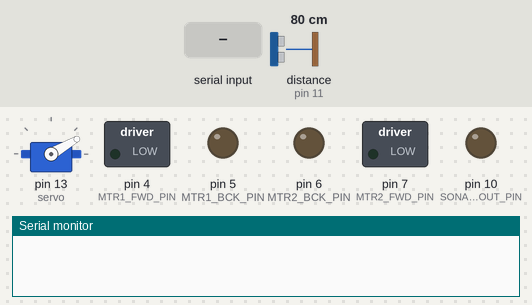
This sketch was run on a simulated Arduino Uno, built with avr-gcc and run on an emulated ATmega328P. On the bench: servo, switched loads named in the sketch (green lamp = pin HIGH), output pins drawn as LEDs (lit = HIGH), the last lines printed to the serial monitor. Dashed ring = blinking. The inputs (shaded band) are chosen by the test bench; at power-on: distance to the obstacle (sensor on pin 11) 80 cm. The echo pulse lasts 58.3 µs per cm.

Above: at 1.2 s.
1.3 s: "D" received over Serial
At 3.9 s:
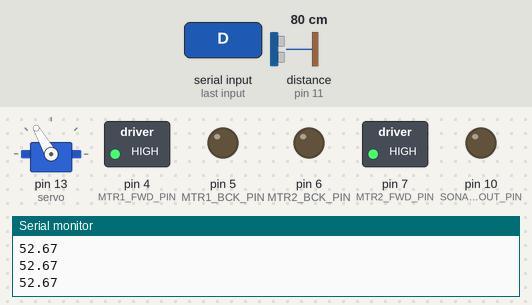
7.3 s: distance to the obstacle (sensor on pin 11) set to 2 cm
At 9.7 s:
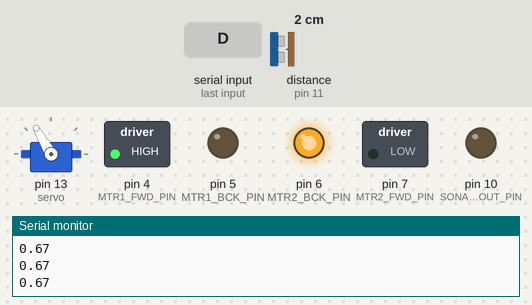
10.3 s: distance to the obstacle (sensor on pin 11) set to 9 cm
At 13.18 s:
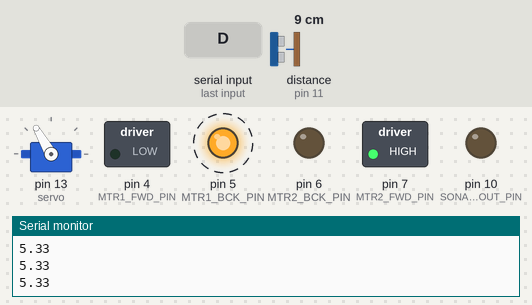
13.3 s: "C" received over Serial
At 16.0 s:
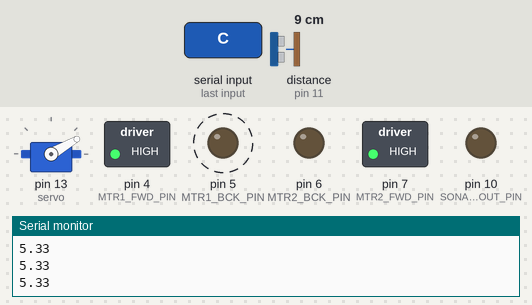
16.3 s: "2" received over Serial
At 17.5 s:
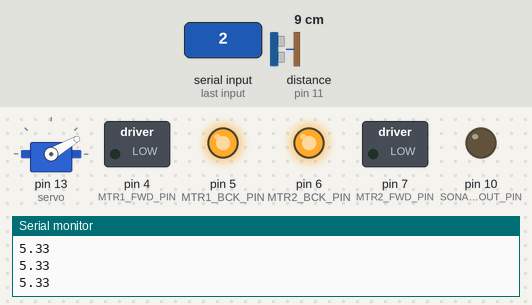
17.8 s: "4" received over Serial
At 18.7 s:
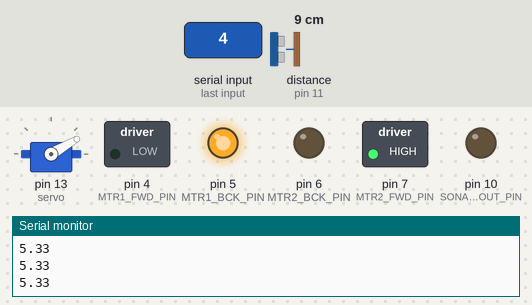
Timing chart, 0 to 20.3 s (numbered marks = the images above; inputs shaded):
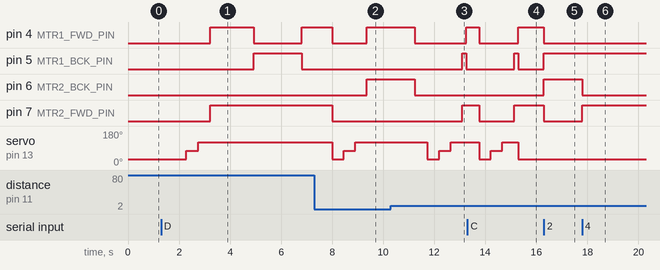

The sketch:

Rover.ino
```cpp
#include <Servo.h>

// Set up definitions for each pin
#define MTR1_FWD_PIN 4
#define MTR1_BCK_PIN 5
#define MTR2_FWD_PIN 7
#define MTR2_BCK_PIN 6
#define SONAR_IN_PIN 11
#define SONAR_OUT_PIN 10

// Constants (fine tune these as needed)
#define SERVO_MOVE_TIME 350           // The time in miliseconds we should wait for the servo to move before progressing
#define TURN_TIME 1870                // The time in miliseconds we should turn for the rover to turn 90 degrees
#define SERVO_FORWARDS_ANGLE 30      // The angle to write to the servo to make it point forwards
#define SERVO_DIAG_ANGLE 75
#define SERVO_LEFT_ANGLE 120           // The angle to write to the servo to make it point left
#define MINIMUM_DISTANCE_CLEAR 13.0   // The minimum distance in cm we should see when looking for a clear route
#define FORWARDS_STOP_DISTANCE  4.0    // The distance to the wall in front of us when we should stop
#define FORWARDS_START_CHECKING_DISTANCE 7.0 // The distance from the front wall where we just keep checking forwards to make sure we don't crash
#define TURN_LEFT_DELAY 1700         // After we detect a passage to the left we should wait this many milisecods so we're aligned and don't clip the corner
#define TURN_RIGHT_DELAY 100          // NOT USED
#define FORWARDS_AFTER_LEFT_TURN_TIME 700 // After we make a left tuurn, just go forwards for this long before resuming the navigate loop
#define DISTANCE_TO_WALL 4.0          // The distance we will try to remain next to the left wall
#define DISTANCE_TO_WALL_TURN_TIME 160 // The time we turn for when we are not aligned with wall
#define REALIGN_EVERY 0               // How many iterations of navigate() we realign with the left wall yu know what i mean

Servo servo;
int servoPosition = 1;  // If true, the ultrasound is facing forwards. If false, facing left.
char data = 0;
bool autonomous = false; // If true, robot is operating in autirnonmousa mode
int realignmentLoop = 0;
bool alignmentFunctionEnabled = true;
bool atAngle = false;


void setup() {
  // Set appropriate pin modes:
  pinMode(MTR1_FWD_PIN, OUTPUT);
  pinMode(MTR1_BCK_PIN, OUTPUT);
  pinMode(MTR2_FWD_PIN, OUTPUT);
  pinMode(MTR2_BCK_PIN, OUTPUT);
  pinMode(SONAR_OUT_PIN, OUTPUT);
  pinMode(SONAR_IN_PIN, INPUT);
  servo.attach(13);
  servo.write(SERVO_FORWARDS_ANGLE);

  // Start the bluetooth serial connection
  Serial.begin(9600);
}


void loop() {

  if(Serial.available() > 0){
    data = Serial.read();

    if(data == 'D'){ // auto mode on or off
      autonomous = true;
    }
    if(data == 'C'){
      autonomous = false;
      servo.write(SERVO_FORWARDS_ANGLE);
    }

  } //end of serial available scope


  if (autonomous){
    navigate();
  }else{
    manual();
  }

}

void manual(){ // handles manual control behaviour

  if (data == '0'){
    stopMotors();
  }else if (data == '8'){
    float forwardsDistance = getForwardsDistance();
    if (forwardsDistance > FORWARDS_STOP_DISTANCE and forwardsDistance != 0.0){
      forwards();
    }else{
      stopMotors();
    }
  }else if (data == '2'){
    backwards();
  }else if (data == '4'){
    turn(true);
  }else if (data == '6'){
    turn(false);
  }else if (data == 'E'){
    alignmentFunctionEnabled = !alignmentFunctionEnabled;
  }
}

void navigate(){  // Autonomously navigates the maze. This function should be called as quickly as possible


  delay(500);
  // getForwardDistance is called first because we don't want to run into a wall straight away after turning right.
  stopMotors();
  float forwardsDistTemp = getForwardsDistance();
  float diagDistTemp = getDiagDistance();
  float leftDistance = getLeftDistance();
  forwards();


  if (forwardsDistTemp < FORWARDS_STOP_DISTANCE and forwardsDistTemp != 0.0 and !atAngle){  // Reached the end of the passage, or detecting nothing (mayb on ramp?)
    turnRight();  // The getForwardsDistance in the next iteration should take care of if we are at the end of a dead end.
    //realignmentLoop = -3;   // Don't check alignemnts until we are well around the corner.
  }else if (forwardsDistTemp < FORWARDS_STOP_DISTANCE and forwardsDistTemp != 0.0 and atAngle){
    turnRight();
  }else if (diagDistTemp < 3.0 and !atAngle){
    atAngle = true;
    turn(false);
    delay(TURN_TIME/2);
    forwards();
    delay(4000);
  }else if (diagDistTemp > 15.0 and atAngle){
    atAngle = false;
    turn(true);
    delay(TURN_TIME/1.5);
  }else if (diagDistTemp < 3.0 and atAngle) {
    atAngle = false;
    turn(false);
    delay(TURN_TIME/1.5);
  }else{
    if (leftDistance > MINIMUM_DISTANCE_CLEAR){  // Found a passage to the left!
      delay(TURN_LEFT_DELAY); // We might want to wait a bit after we've detected a passage to the left, to make sure we're aligned.
      turnLeft();
      forwards();
      delay(FORWARDS_AFTER_LEFT_TURN_TIME); // Make sure we are around the corner
      //realignmentLoop = -3;   // Don't check alignemnts until we are well around the corner.
    }else{  // Nothing changed, smooth sailing

      // Alignments, only is called if we are going down a straight path
      if (alignmentFunctionEnabled){
        realignmentLoop ++;
        // Make sure we are still aligned by maintaining constant distance to left wall. This might be bad in a large open space.
        if (realignmentLoop > REALIGN_EVERY){ // Only align every REALIGN_EVERY iterations, to avoid over steering
          realignmentLoop = 0;
          if (leftDistance > DISTANCE_TO_WALL + 0.5){ // If we are too far from the wall, turn slightly left
            turn(true);
            delay(DISTANCE_TO_WALL_TURN_TIME);
            forwards();
          }else if (leftDistance < DISTANCE_TO_WALL - 0.5){ // Too close to the wall, turn slightly right
            turn(false);
            delay(DISTANCE_TO_WALL_TURN_TIME);
            forwards();
          }
        }
      }// eND OF ALIGNMENTS

    }
  }

  // This last bit keeps the rover checking forwards if we are kind of close to the wall.
  /*forwards();
  while (forwardsDistTemp < FORWARDS_START_CHECKING_DISTANCE and forwardsDistTemp > FORWARDS_STOP_DISTANCE){ // If we are getting kind of close to the front wall, stop checking left and just check forwards
    forwardsDistTemp = getForwardsDistance();  // Constantly check forwards
    delay(50);
  }         // While we are kind of, but not too close, to the forwards wall, rover is stuck in this loop until we reach the forwards wall.
  */
}

void turnLeft(){  // Turns left ~90 degrees
  turn(true);
  delay(TURN_TIME);
  stopMotors();
}

void turnRight(){ // Turns right ~90 degrees
  turn(false);
  delay(TURN_TIME);
  stopMotors();
}


//// ULTRASOUND FUNCTIONS ////

float getForwardsDistance(){  // Returns the distance to the front of the robot
  if (servoPosition != 1){  // If the servo is facing left at the moment, rotate it to forwards
    servo.write(SERVO_FORWARDS_ANGLE);
    servoPosition = 1;
  }
  delay(SERVO_MOVE_TIME); // wait for the servo to move
  return getDistance();   // make the measurement
}

float getDiagDistance(){  // Returns the distance to the front of the robot
  if (servoPosition != 2){  // If the servo is facing left at the moment, rotate it to forwards
    servo.write(SERVO_DIAG_ANGLE);
    servoPosition = 2;
  }
  delay(SERVO_MOVE_TIME); // wait for the servo to move
  return getDistance();   // make the measurement
}

float getLeftDistance(){  // Returns the distance to the left of the robot
  if (servoPosition != 3){  // If the servo is facing left at the moment, rotate it to forwards
    servo.write(SERVO_LEFT_ANGLE);
    servoPosition = 3;
  }
  delay(SERVO_MOVE_TIME); // wait for the servo to move
  return getDistance();   // make the measurement
}

float getDistance(){  // returns ultrasound distance in centimetres from 5 trials
  float average = 0;        // the average of the 5 pings, including outliers
  float highestError = 0.0; // the error of the ping furthest from the average
  int highestErrorPosition = 0; //position of this ping in the array
  int distances[5];

  for(int i = 0; i < 5; i++) {      // Get 5 different ping distances
      digitalWrite(SONAR_OUT_PIN, HIGH);
      delayMicroseconds(20);
      digitalWrite(SONAR_OUT_PIN, LOW);
      int d = pulseIn(SONAR_IN_PIN, HIGH, 12000)*0.00005*343.0; // Get ping, give up if ping > 20m
      distances[i] = d;
      delay(20); // We may need a delay before getting another reading???
  }

  for (int i=0;i<5;i++){        // calculate the average of all the distances
      average += distances[i];
  }
  average = average / 5;

  for (int i=0;i<5;i++){        // find the position of the ping with the worst error
      if (abs(average-distances[i]) > highestError){
          highestError = abs(average-distances[i]);
          highestErrorPosition = i;
      }
  }

  average = 0.0;
  int newDistances[4];
  int n=0;
  for (int i=0;i<5;i++){    // put the new distances into a new array
    if (i != highestErrorPosition){
      newDistances[n] = distances[i];
      n ++;
    }
  }
  // Repeat the above process but for array of 4. I'm so sorry....

  for (int i=0;i<4;i++){        // calculate the average of all the distances
      average += newDistances[i];
  }
  average = average / 4;

  highestError = 0.0; // the error of the ping furthest from the average
  highestErrorPosition = 0; //position of this ping in the array
  for (int i=0;i<4;i++){        // find the position of the ping with the worst error
      if (abs(average-newDistances[i]) > highestError){
          highestError = abs(average-newDistances[i]);
          highestErrorPosition = i;
      }
  }

  average = 0.0;
  for (int i=0;i<3;i++){
    if (i != highestErrorPosition){
      average += newDistances[i];
    }
  }

  average = average / 3;
  Serial.println(average);
  return average;
}


//// MOTOR FUNCTIONS ////

void forwards(){
  digitalWrite(MTR1_FWD_PIN, HIGH);
  digitalWrite(MTR2_FWD_PIN, HIGH);
  digitalWrite(MTR1_BCK_PIN, LOW);
  digitalWrite(MTR2_BCK_PIN, LOW);
}

void stopMotors(){
  digitalWrite(MTR1_FWD_PIN, LOW);
  digitalWrite(MTR2_FWD_PIN, LOW);
  digitalWrite(MTR1_BCK_PIN, LOW);
  digitalWrite(MTR2_BCK_PIN, LOW);
}

void backwards(){
  digitalWrite(MTR1_FWD_PIN, LOW);
  digitalWrite(MTR2_FWD_PIN, LOW);
  digitalWrite(MTR1_BCK_PIN, HIGH);
  digitalWrite(MTR2_BCK_PIN, HIGH);
}

void turn(bool left){
  if (left){
    digitalWrite(MTR1_FWD_PIN, LOW);
    digitalWrite(MTR2_FWD_PIN, HIGH);
    digitalWrite(MTR1_BCK_PIN, HIGH);
    digitalWrite(MTR2_BCK_PIN, LOW);
  }else{
    digitalWrite(MTR1_FWD_PIN, HIGH);
    digitalWrite(MTR2_FWD_PIN, LOW);
    digitalWrite(MTR1_BCK_PIN, LOW);
    digitalWrite(MTR2_BCK_PIN, HIGH);
  }
}
```

Measured:
- after the input at 1.3 s, pin 4 (MTR1_FWD_PIN): LOW → HIGH after 1.9 s, → LOW 1.7 s later, → HIGH 1.9 s later; pin 5 (MTR1_BCK_PIN): LOW → HIGH after 3.6 s, → LOW 1.9 s later; pin 7 (MTR2_FWD_PIN): LOW → HIGH after 1.9 s; servo on pin 13 (servo): 30° → 75° after 0.98 s, → 120° 0.48 s later
- after the input at 7.3 s, pin 6 (MTR2_BCK_PIN): LOW → HIGH after 2.1 s; pin 7 (MTR2_FWD_PIN): goes on until 8.0 s, then stays LOW
- after the input at 10.3 s, pin 5 (MTR1_BCK_PIN): LOW → HIGH after 2.8 s, → LOW 0.16 s later; pin 7 (MTR2_FWD_PIN): LOW → HIGH after 2.8 s
- after the input at 13.3 s, pin 4 (MTR1_FWD_PIN): goes on until 15.3 s, then stays HIGH; pin 7 (MTR2_FWD_PIN): goes on until 15.1 s, then stays HIGH
- after the input at 16.3 s, pin 4 (MTR1_FWD_PIN), pin 7 (MTR2_FWD_PIN): HIGH → LOW at once; pin 5 (MTR1_BCK_PIN), pin 6 (MTR2_BCK_PIN): LOW → HIGH at once
- after the input at 17.8 s, pin 6 (MTR2_BCK_PIN): HIGH → LOW at once; pin 7 (MTR2_FWD_PIN): LOW → HIGH at once
